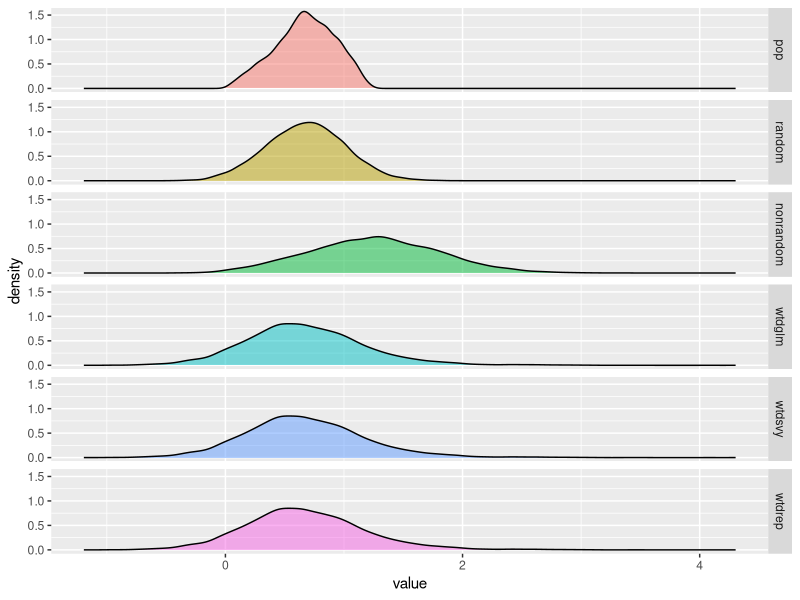

This chart was generated by the following R code:
## ---- chunk 1
library(tidyverse)
set.seed(1839)
n <- 200
x <- rbinom(n, 1, .5)
y <- rbinom(n, 1, ifelse(x == 1, .7, .3))
tibble(x, y)
## ---- chunk 2
(trials_table <- tibble(x, y) %>% 
  group_by(x) %>% 
  summarise(n_trials = n(), prop_successes = mean(y)))
## ---- chunk 3
(t1 <- summary(glm(prop_successes ~ x, binomial, trials_table, weights = n_trials))$coef)

(t2 <- summary(glm(y ~ x, binomial))$coef)

all.equal(t1, t2)
## ---- chunk 4
results <- read_csv("sim_results.csv")

results %>% 
  select_if(is.double) %>% 
  colMeans() %>% 
  as.matrix()

results %>% 
  select_if(is.double) %>% 
  gather() %>% 
  mutate(key = gsub("_est", "", key),
         key = factor(key, c("pop", "random", "nonrandom", 
                             "wtdglm", "wtdsvy", "wtdrep"))) %>% 
  ggplot(aes(x = value, fill = key)) +
  geom_density(alpha = .5) +
  facet_grid(key ~ .) +
  theme(legend.position = "none")

results %>% 
  select_if(is.logical) %>% 
  colMeans() %>% 
  as.matrix()
